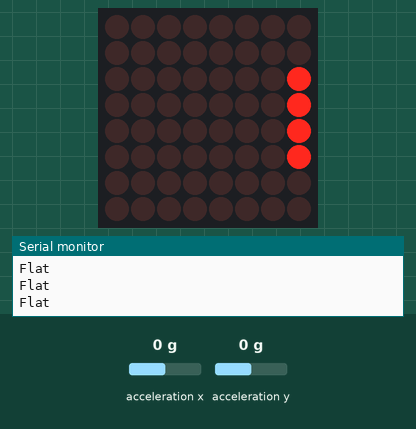
This sketch was run on a simulated ESP32. Parts: 8×8 LED matrix, the last lines printed to the serial monitor. The inputs (shaded band) are chosen by the test bench; at power-on: acceleration x 0 g, acceleration y 0 g.

Above: at 2.2 s.
2.3 s: acceleration x set to -1.4 g
At 3.2 s:
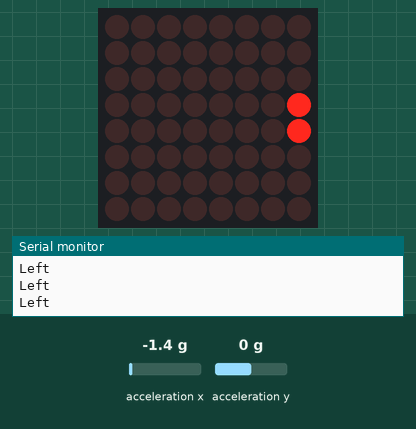
3.8 s: acceleration x set to 0 g
At 5.2 s:
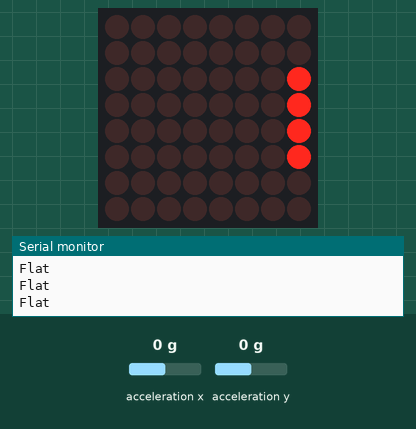
6.8 s: acceleration y set to -1.4 g
At 7.3 s:
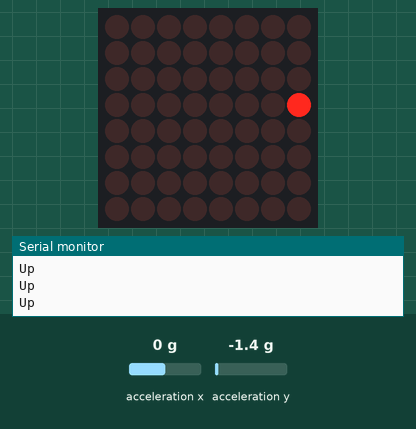
8.3 s: acceleration y set to 0.8 g
At 8.6 s:
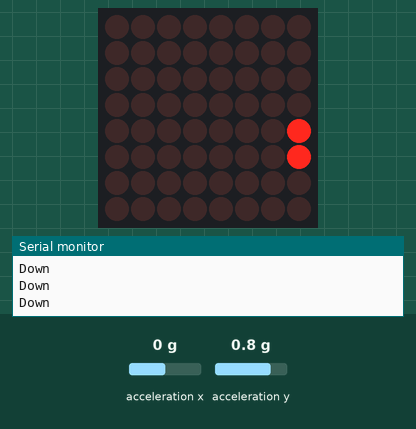
9.8 s: acceleration x set to -0.8 g
At 10.6 s:
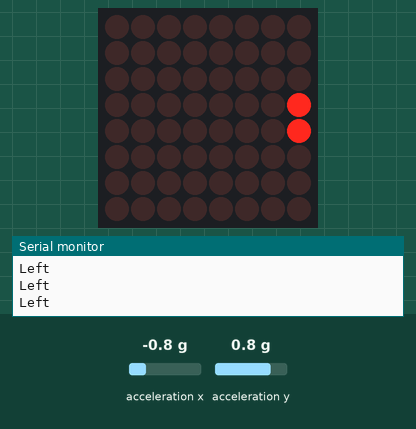
11.3 s: acceleration y set to 1.4 g
At 12.6 s:
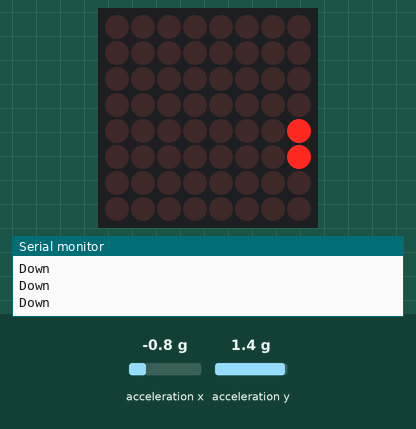
Timing chart, 0 to 13.8 s (numbered marks = the images above; inputs shaded):
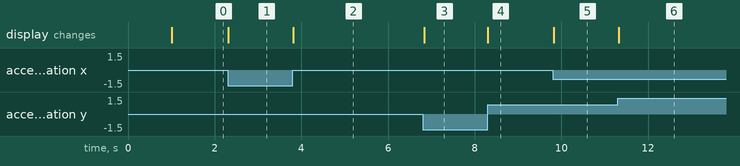

The sketch:

matrizAcelerometro.ino
```cpp
/* Ejemplo para badge Smart FIT basado en el ESP32
 *
 * Este ejemplo muestra una flecha apuntado hacia
 * arriba y en caso que el badge este en posicion plana
 * muestra una cara feliz.
 *
 * Ejemplo de prueba
 *
 * Especificaciones del entorno de Desarrollo:
 * IDE: Arduino 1.8.9
 * Librerias:
 *        -LedMatrix (https://github.com/squix78/MAX7219LedMatrix)
 *        -Sparkfun MMA8452Q (https://github.com/sparkfun/SparkFun_MMA8452Q_Arduino_Library)
 *
 * Eduardo Contreras @ Electronic Cats 2019
 *
 * Este código es beerware si tu me ves ( o cualquier otro miembro de Electronic Cats)
 * a nivel local, y tu has encontrado nuestro código útil ,
 * por favor comprar una ronda de cervezas!
 */


#include <SPI.h>
#include <Wire.h>
#include "LedMatrix.h"
#include "SparkFun_MMA8452Q.h"

//IO22  SCL
//IO23  SDA
//IO35  LED
//IO16  DI
//IO17  CS
//IO21  CLK


byte right[] = { B00011000,B00111100,B01111110,B11111111,B00011000,B00011000,B00011000,B00011000};
byte left[] = { B00011000,B00011000,B00011000,B00011000,B11111111,B01111111,B00111100,B00011000};
byte up[] = { B00001000,B00001100,B00001110,B11111111,B11111111,B00001110,B00001100,B00001000};
byte down[] = { B00010000,B00110000,B01110000,B11111111,B11111111,B01110000,B00110000,B00110000};
byte happy[] = { B00100100,B00100100,B00100100,B00100100,B00000000,B10000001,B01000010,B00111100};

void scanI2C(void);

LedMatrix ledMatrix = LedMatrix(1, 17);
MMA8452Q accel;


void setup(){
  SPI.begin(21,-1,16,17);
  Wire.begin(23,22);
  Serial.begin(9600);
  scanI2C();
  if (accel.begin() == false) {
    Serial.println("Error en acelerometro");
    while (1);
  }
  ledMatrix.init();
  ledMatrix.setIntensity(10); // range is 0-15
  ledMatrix.clear();
}

void loop(){
    if (accel.isRight() == true) {
      Serial.println("Right");
      for(int i=0;i<8;i++){
        ledMatrix.clear();
        ledMatrix.setColumn(i,right[i]);
        ledMatrix.commit();
      }
    }
    else if (accel.isLeft() == true) {
      Serial.println("Left");
      for(int i=0;i<8;i++){
        ledMatrix.clear();
        ledMatrix.setColumn(i,left[i]);
        ledMatrix.commit();
      }
    }
    else if (accel.isUp() == true) {
      Serial.println("Up");
      for(int i=0;i<8;i++){
        ledMatrix.clear();
        ledMatrix.setColumn(i,up[i]);
        ledMatrix.commit();
      }
    }
    else if (accel.isDown() == true) {
      Serial.println("Down");
      for(int i=0;i<8;i++){
        ledMatrix.clear();
        ledMatrix.setColumn(i,down[i]);
        ledMatrix.commit();
      }
    }
    else if (accel.isFlat() == true) {
      Serial.println("Flat");
      for(int i=0;i<8;i++){
        ledMatrix.clear();
        ledMatrix.setColumn(i,happy[i]);
        ledMatrix.commit();
      }
    }
}


void scanI2C(){
  byte error, address;
  int nDevices;

  Serial.println("Scanning...");
  nDevices = 0;
  for(address = 1; address < 127; address++ )
  {
    // The i2c_scanner uses the return value of
    // the Write.endTransmisstion to see if
    // a device did acknowledge to the address.
    Wire.beginTransmission(address);
    error = Wire.endTransmission();

    if (error == 0)
    {
      Serial.print("I2C device found at address 0x");
      if (address<16)
        Serial.print("0");
      Serial.print(address,HEX);
      Serial.println("  !");

      nDevices++;
    }
    else if (error==4)
    {
      Serial.print("Unknown error at address 0x");
      if (address<16)
        Serial.print("0");
      Serial.println(address,HEX);
    }
  }
  if (nDevices == 0)
    Serial.println("No I2C devices found\n");
  else
    Serial.println("done\n");

  delay(1000);           // wait 5 seconds for next scan
  }
```

Measured:
- after the input at 2.3 s, the display: changes at once (image 1)
- after the input at 3.8 s, the display: changes at once (image 2)
- after the input at 6.8 s, the display: changes at once (image 3)
- after the input at 8.3 s, the display: changes at once (image 4)
- after the input at 9.8 s, the display: changes at once (image 5)
- after the input at 11.3 s, the display: changes at once (image 6)
